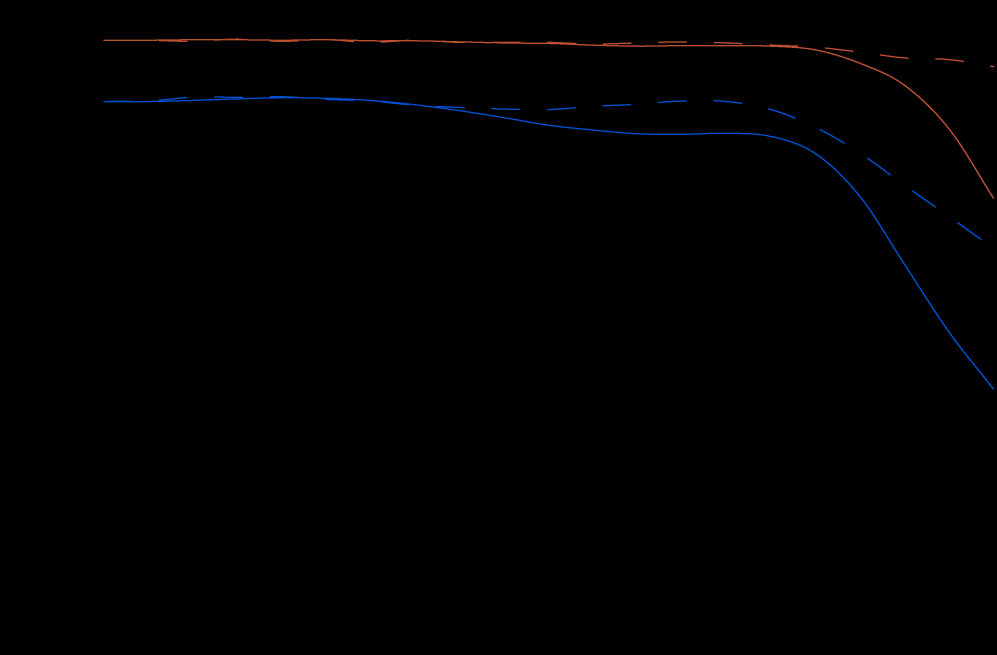
#> input picture docs/optical-specs/sigma-56mm-f1-4-dc-dn-c/sigma-56mm-f1-4-dc-dn-c-mtf-diffraction.png, 2991 x 1964 px (shown at 1/3 size)
$ python scorer.py
#> lines starting #> are read from the running program, lines starting #| are printed output that depends on the picture
### tools/mtfdigitizer/loader.py
"""Image loader shared across the mtfdigitizer package.

OpenCV's `imread` drops the alpha channel by default, which is fine for
JPG charts but wrong for the many PNG charts published with a transparent
background — those load as pre-multiplied black-on-transparent, breaking
any background-aware logic (plot-box detection, white-background priors).

This loader composites RGBA charts onto a white background, then returns
BGR. The output is what every downstream stage of the digitizer expects.
"""

from __future__ import annotations

from pathlib import Path

import cv2
import numpy as np


def load_chart_bgr(image_path: str | Path) -> np.ndarray:
    """Load an MTF chart as BGR, compositing alpha onto white.

    Returns a (H, W, 3) uint8 array. Raises FileNotFoundError if the
    path doesn't exist, ValueError if the file can't be decoded.
    """
    path = Path(image_path)
    if not path.is_file():
        raise FileNotFoundError(f"image not found: {path}")
    image = cv2.imread(str(path), cv2.IMREAD_UNCHANGED)
#> image is the input picture: shape (1964, 2991, 4); mean B, G, R, A 0.8, 0.5, 0.5, 4
    if image is None:
        raise ValueError(f"could not decode image: {path}")
    if image.ndim == 2:
        return cv2.cvtColor(image, cv2.COLOR_GRAY2BGR)
    if image.shape[2] == 3:
        return image
    if image.shape[2] == 4:
        bgr = image[:, :, :3].astype(np.float32)
        alpha = image[:, :, 3:4].astype(np.float32) / 255.0
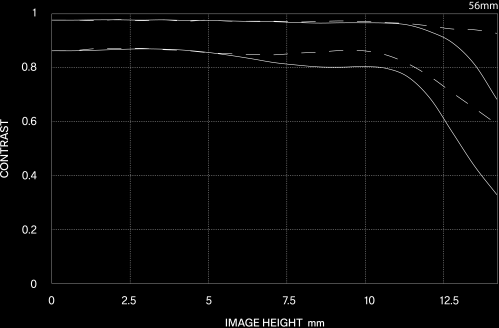
#> alpha: shape (1964, 2991, 1) float32 (shown at 1/6 size); min 0, max 1, mean 0.0158
        white = np.full_like(bgr, 255.0)
        composited = bgr * alpha + white * (1.0 - alpha)
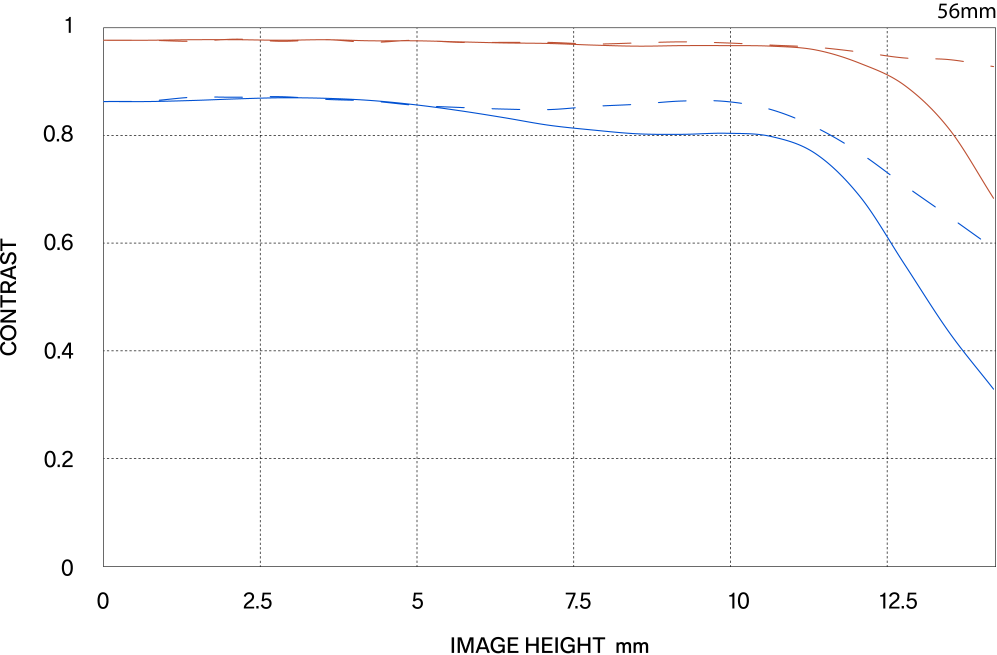
#> composited: shape (1964, 2991, 3) float32 (shown at 1/3 size); mean B, G, R 252.5, 252.2, 252.3
        return composited.astype(np.uint8)
    raise ValueError(f"unsupported channel count {image.shape[2]} in {path}")


def load_chart_hsv(image_path: str | Path) -> np.ndarray:
    """Load an MTF chart as HSV (after alpha composite)."""
    return cv2.cvtColor(load_chart_bgr(image_path), cv2.COLOR_BGR2HSV)


# [7 lines left out: function load_chart_gray, not called in this run]

### tools/mtfdigitizer/pipeline/dispatch.py
"""Profile dispatch: hue masks → committed-field skeletons (#963).

Both the extractor (`pipeline.py`) and the render-match scorer
(`rendermatch.py`) need the same answer to the same question: given a
declared profile and a chart image, which of the four committed fields
({10S, 10M, 30S, 30M}) does each curve in the image map to, and where
does the skeleton for that field sit?

`field_skeletons()` is that single answer. It dispatches on
`(style_axis, hue_meaning)` exactly once, runs the hue mask + skeleton +
S/M split pipeline, and returns a `dict[field_name, skeleton_mask]`.

Out-of-band combinations raise `NotImplementedError` — generalizing PR
#931's B1 fail-loud gate. Four combinations are currently wired:

- `(SPLIT_BY_DASH, FREQUENCY)` — Sigma + 7Artisans dialects: each hue is
  a frequency, CC-width split gives S/M per hue. (7Artisans inverts the
  S/M labels: dashed = S, solid = M; opt in via `profile.dashed_is_sagittal`.)
- `(SPLIT_BY_DASH, FREQUENCY_PER_HUE_RIDGE)` — TTartisan max-aperture
  dialect: same hue→frequency convention, but the S and T curves run
  within ~5 px of each other so their antialiased halos fuse into one
  CC. Per-column ridge centroids preserve both curves; the
  higher-coverage track is solid (S unless `dashed_is_sagittal`).
- `(HUE_IS_CURVE, CURVE_IDENTITY)` — Samyang dialect: each hue uniquely
  identifies one curve; the name encodes both frequency and S/M.
- `(HUE_IS_CURVE, SAGITTAL_MERIDIONAL)` — Tokina prime dialect: hue carries
  S/M (named "S-*"/"M-*"); within each hue, `y_band_split` separates the
  upper frequency from the lower. Works when the two frequencies sit in
  cleanly separable y-bands.
- `(HUE_IS_CURVE, GEODESIC_DP)` — per-hue Viterbi shortest path
  through the dilated mask. Replaces skeletonization with a global-
  optimum DP whose smoothness prior bridges dashed-line gaps without
  the staircase coverage holes that defeat sampling, and refuses to
  hop to a parallel curve at near-touching regions. Default for the
  Tokina family (5 charts). See `pipeline/dp_extract.py`.
- `(SPLIT_BY_DASH, Y_BAND_IS_FREQUENCY)` — Viltrox B&W dialect: a single
  neutral mask is split by `y_band_split` into frequency groups, then by
  CC-width within each group for S/M.
- `(SPLIT_BY_DASH, CC_RANK_BY_MEAN_Y)` — Viltrox B&W tightly-clustered
  variant. Skeletonize the single neutral mask once, then rank connected
  components by mean y-position and split at the largest y-gap into
  upper-frequency and lower-frequency clusters. Within each cluster,
  CC-width split picks solid (S by default; M if `dashed_is_sagittal`)
  from dashed. Adapts to fragmented dashed lines (more than 4 CCs total)
  without depending on a fixed `y_band_split` fraction.
- `(SPLIT_BY_DASH, RIDGE_TRACKING)` — geometric per-column ridge
  extraction for charts where CC-based dispatches fuse curves into one
  component (Viltrox AF 75mm f/1.2). See `pipeline/ridge.py` for the
  full algorithm.
"""

from __future__ import annotations

import re

import cv2
import numpy as np

from ..profiles.types import MtfProfile
from .dp_extract import (
    curve_to_field_skeleton,
    curves_to_field_skeletons,
    extract_one_curve_dp,
    extract_two_curves_dp,
)
from .masks import masks_by_curve_name, strip_plot_box_borders
from .ridge import (
    ridge_tracks_for_hue_freq_split,
    ridge_tracks_to_fields_multifreq,
)
from .skeleton import close_and_skeletonize
from .split import split_sm_by_cc_width
from .types import PlotBox


# Curve-identity hue names follow `<freq><sm>-<color-tag>` (e.g.
# "10S-red", "30M-light-grey"). The regex is anchored to enforce the
# convention — a typo in `declared.py` should fail loud here, not
# silently mis-map.
_CURVE_IDENTITY_NAME = re.compile(r"^(?P<freq>\d{2})(?P<sm>[SM])(?:-.+)?$")


# Synthetic field-name convention (ADR-042). Every (frequency, S/M)
# pair maps to a deterministic string: `freq{N}{S|M}`. The names are
# dict keys carried through the pipeline (skeleton dicts, rendermatch
# masks, sampler output, `SampledReading.samples`) and translated to
# the TS schema's frequency-keyed shape at the `emit.py` boundary.
def curve_field(freq_lpmm: int, sm: str) -> str:
    """Synthetic field name for one (frequency, S|M) pair.

    Always returns a name — there is no longer a "not part of the
    canonical set" exclusion now that the schema accepts arbitrary
    frequencies. Caller previously checked `is not None`; that check
    is now a no-op but kept where it appears for readability.
    """
    if sm not in ("S", "M"):
        raise ValueError(f"sm must be 'S' or 'M', got {sm!r}")
    return f"freq{freq_lpmm}{sm}"


# [27 lines left out: functions parse_field_name, parse_curve_identity_name, not called in this run]


def unique_named_hues(profile: MtfProfile) -> tuple[str, ...]:
    """Distinct hue names in declaration order (wrap-around collapsed)."""
    seen: list[str] = []
    for hue in profile.hues:
        if hue.name not in seen:
            seen.append(hue.name)
    return tuple(seen)


# Sagittal/meridional hue names follow `<sm>-<color-tag>` (e.g. "S-red",
# "M-blue"). The regex enforces the convention so a typo in `declared.py`
# fails loud here, not silently mis-maps.
_SAGITTAL_MERIDIONAL_NAME = re.compile(r"^(?P<sm>[SM])(?:-.+)?$")


def _hue_clip(
    shape: tuple[int, ...], plot_box: PlotBox, hue_name: str
) -> np.ndarray:
    """Per-hue plot-box clip mask honouring `PlotBox.y_top_insets` (#1271).

    Returns a boolean mask of the input shape whose region inside the
    plot box is True. When `plot_box.y_top_insets` declares an inset for
    `hue_name`, the True region is trimmed by that many rows from the
    top — used to shield a contaminated hue's mask from a contaminator
    curve's AA halo without affecting other hues. See ADR-067.
    """
    clip = np.zeros(shape, dtype=bool)
    y_top = plot_box.hue_y_top(hue_name)
    if y_top > plot_box.y_bottom:
        return clip
    clip[y_top : plot_box.y_bottom + 1, plot_box.x_left : plot_box.x_right + 1] = True
    return clip


# [101 lines left out: functions parse_sagittal_meridional_name, split_by_y_band, _component_masks_with_mean_y, _split_components_at_largest_y_gap, _solid_dashed_from_components, not called in this run]


# Vertical dilation kernel half-width for cross-hue halo exclusion. A
# line drawn in pure ink (V≈0) surrounded by ±N rows of anti-aliased
# gradient pixels (V rising to 255 over N rows) emits halo pixels in
# the grey hue range out to ~N rows from the line center. Sized for the
# TTartisan press-kit raster where the black line's AA gradient extends
# ~5 px on each side of the 2-px-wide line center.
_HALO_DILATE_DY: int = 5


# [16 lines left out: function _aperture_prefix, not called in this run]


def _apply_declared_halo_pairs(
    curve_masks: dict[str, np.ndarray],
    halo_pairs: tuple[tuple[str, str], ...],
) -> dict[str, np.ndarray]:
    """Apply profile-declared `(contaminator, contaminated)` halo subtractions.

    For each declared pair, the contaminator mask is dilated vertically
    by `_HALO_DILATE_DY` and subtracted from the contaminated mask. Used
    when two hues' HueRanges share an HSV boundary so the contaminated
    mask catches the AA gradient ring around the contaminator's curves
    (#1216 Samyang `10S-red` → `10M-pink`).

    Distinct from `_build_halo_exclusion_map`, which infers pairs from
    aperture prefix + frequency for the TTartisan FREQUENCY_PER_HUE_RIDGE
    branch (#1095). This helper consumes explicit profile declarations
    and runs once on the raw `curve_masks` before any dispatch branch,
    so the benefit reaches every codepath. Returns a new dict; the
    input is not mutated.

    Unknown hue names in the declaration are silently ignored — the
    profile author may filter `hues` per aperture (ADR-044) so a pair
    naming a hue absent from the current run is not an error.

    Uses a morphological-ring subtraction rather than full dilation:
    `(contaminator_dilated - contaminator)` is the immediate exterior
    shell where the AA gradient lives, not the saturated core. This
    spares the contaminated hue's own real curve when it sits within
    the dilation radius of the contaminator's centerline (e.g. Samyang
    M10 and S10 both near the plot top at high MTF). Full dilation
    would over-subtract at high-MTF overlap points; the ring only
    targets the gradient transition zone.
    """
    if not halo_pairs:
        return curve_masks
    kernel = np.ones((2 * _HALO_DILATE_DY + 1, 1), np.uint8)
    out = dict(curve_masks)
    for contaminator_name, contaminated_name in halo_pairs:
        contaminator = out.get(contaminator_name)
        contaminated = out.get(contaminated_name)
        if contaminator is None or contaminated is None:
            continue
        cont_u8 = contaminator.astype(np.uint8)
        dilated = cv2.dilate(cont_u8, kernel)
        # Ring = dilated minus the contaminator's own core. Only the
        # AA gradient shell around the contaminator is subtracted from
        # the contaminated mask; the contaminator's interior (where the
        # contaminated hue's real curve may legitimately overlap) is
        # left intact.
        ring = (dilated & ~cont_u8).astype(bool)
        out[contaminated_name] = contaminated & ~ring
    return out


def _apply_small_below_top_cc_filter(
    curve_masks: dict[str, np.ndarray],
    filters: tuple[tuple[str, int, int], ...],
) -> dict[str, np.ndarray]:
    """Drop spurious below-top connected components from declared curve masks.

    For each `(curve_name, min_area, max_y_delta)` rule, compute the
    8-connected components of `curve_masks[curve_name]`. Identify the
    dominant CC (largest area). Zero out every other CC whose y-centroid
    is more than `max_y_delta` rows below the dominant CC's y-centroid
    AND whose area is less than `min_area` pixels — both conditions must
    hold for a CC to be dropped.

    Complements `_apply_declared_halo_pairs` (ADR-074). The halo path
    targets contamination co-located with a contaminator's curve; this
    filter targets contamination that exists without a co-located
    contaminator (the Samyang 20mm stopped case where the 10S-red mask
    catches darkened pink pixels at columns where the pink raw mask is
    empty). Returns a new dict; the input is not mutated. Unknown curve
    names are silently ignored — the profile author may filter `hues`
    per aperture (ADR-044) so a rule naming a curve absent from the
    current run is not an error.
    """
    if not filters:
        return curve_masks
    out = dict(curve_masks)
    for curve_name, min_area, max_y_delta in filters:
        mask = out.get(curve_name)
        if mask is None:
            continue
        mask_u8 = mask.astype(np.uint8)
        n_labels, labels, stats, centroids = cv2.connectedComponentsWithStats(
            mask_u8, connectivity=8
        )
        if n_labels <= 2:
            continue  # only background + at most one CC
        ccs = [
            (int(stats[i, cv2.CC_STAT_AREA]), float(centroids[i, 1]), i)
            for i in range(1, n_labels)
        ]
        ccs.sort(key=lambda r: -r[0])
        top_y = ccs[0][1]
        filtered = mask.copy()
        for area, y, label in ccs[1:]:
            if y > top_y + max_y_delta and area < min_area:
                filtered[labels == label] = False
        out[curve_name] = filtered
    return out


# [31 lines left out: function _build_halo_exclusion_map, not called in this run]


def field_skeletons(
    bgr: np.ndarray,
    profile: MtfProfile,
    plot_box: PlotBox | None = None,
) -> dict[str, np.ndarray]:
    """Run hue masking → skeleton → S/M split, keyed by committed field.

    Output: ``{field_name: uint8 skeleton mask}``. Fields with no
    detectable curve in the image are simply absent — callers tolerate
    missing keys (the sampler treats them as missing data, the IoU
    scorer treats them as the "skeleton side empty" case).

    `plot_box` is required for profiles that declare `y_band_split`
    (Tokina, Viltrox) since the y-band classifier needs to know where
    the plot area sits in pixel coordinates.
    """
    hsv = cv2.cvtColor(bgr, cv2.COLOR_BGR2HSV)
#> hsv: shape (1964, 2991, 3); mean H, S, V 0.4, 1, 251.9
#> (the rest of the program and of its run is left out)
